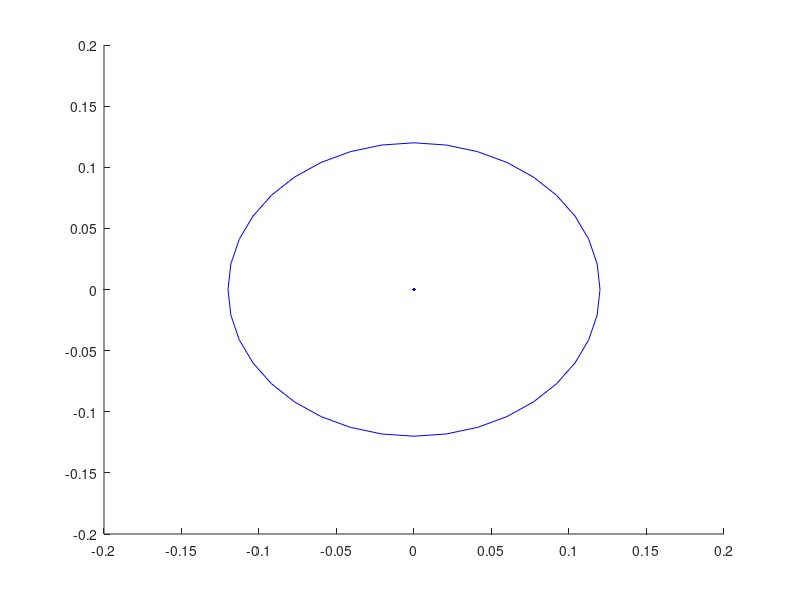

This chart was generated by the following MATLAB code: (Note: this script raises an error after producing the figure.)

function [ h ] = plot_axes(O, scl, theta, zpos, axnams, col, mrksiz, siz_o, ...
                           fontsiz, txtcol, th_txt, fac_txt, ...
                           no_orie, no_head, left_hnd)

% function [ h ] = plot_axes(O, scl, theta, zpos, axnams, col, mrksiz, siz_o, ...
%                            fontsiz, txtcol, th_txt, fac_txt, ...
%                            no_orie, no_head, left_hnd)
%
% plot coordinate axes Oxyz when looked upon from either +inf or -inf at one coordinate axis (2D version).
%
% O        = position of origin on the current axes
% scl      = length of vectors on the current axes
% theta    = angle from Matlab x-axis to first coordinate axis [deg]
% zpos     = height of viewpoint on 3rd axis
% axnams   = labels to be put on axes x1,x2,x3
%                axnams = 'xyz', zpos <0: plot Oxy viewed from z = -inf
%                axnams = 'xyz', zpos>=0: plot Oxy viewed from z =  inf
%                axnams = 'yzx', zpos <0: plot Oyz viewed from x = -inf
%                axnams = 'zxy', zpos <0: plot Oxz viewed from y = -inf, theta=-90: z pointing upwards
%                axnams = 'zyx', zpos>=0: plot Oxz viewed from y =  inf, theta=-90: z pointing downwards
% col      = color-spec
% mrksiz   = marker size (dot in circle for origin, default 8)
% siz_o    = relative size of circle for origin (default 0.12)
% fontsiz  = font size
% txtcol   = color-spec for text labels
% th_txt   = rotation angle [deg] for text labels (default theta)
% fac_txt  = scale factor(s) for label positioning, can be 3x1 or 3x2
% no_orie  = option to suppress sense of rotation
% no_head  = option to suppress arrow heads
% left_hnd = option to use left-handed sense of rotation
%
% output h(1) = marker; h(2:4) = lines center; h(5:8) = arrows; h(9:12) = sense of rotation; h(13:15) = labels

% Copyright 2008-2023 by Vtech CMCC.
%
% Licensed under Apache License v2.0.  See the file "LICENSE.txt" for more information.

if (nargin<1 | isempty(O))
   O = [0; 0];
end
if (size(O,2)>size(O,1))
   O = O';
end
if (size(O,1)>2)
   O = O(1:2);
end
if (nargin<2 | isempty(scl))
   scl = 1;
end
if (nargin<3 | isempty(theta))
   theta = 0;
end
if (nargin<4 | isempty(zpos))
   zpos = 1;
end
if (nargin<5 | isempty(axnams))
   axnams = 'xyz';
end
if (size(axnams,1)==1)
   axnams = axnams';
end
if (nargin<6 | isempty(col))
   col = 'b';
end
if (nargin<7 | isempty(mrksiz))
   mrksiz = 8;
end
if (nargin<8 | isempty(siz_o))
   siz_o   = 0.12;
end
if (nargin<9 | isempty(fontsiz))
   fontsiz = 16;
end
if (nargin<10 | isempty(txtcol))
   txtcol = 'k';
end
if (nargin<11 | isempty(th_txt))
   th_txt = theta;
end
if (nargin<12 | isempty(fac_txt))
   fac_txt = 1;
end
if (nargin<13 | isempty(no_orie))
   no_orie = 0;
end
if (nargin<14 | isempty(no_head))
   no_head = 0;
end
if (nargin<15 | isempty(left_hnd))
   left_hnd = 0;
end

% associate ivec with matlab x, jvec with matlab y, kvec out of the screen

% use left-handed convention if Matlab ydir is reversed

gca_ydir = get(gca,'ydir');
if (strcmp(gca_ydir,'reverse'))
   fac_y = -1;
else
   fac_y =  1;
end

% reverse sense of rotation when left_hnd is used

if (left_hnd)
   fac_y = -fac_y;
end

% reverse angles if z-position < 0

if (zpos >= 0)
   fac_ang =  1;
else
   fac_ang = -1;
end
theta  = fac_y * fac_ang * theta;
th_txt =         fac_ang * th_txt;

if (isnumeric(col) & length(col)==1)
   col = matlab_color(col);
end
if (isnumeric(txtcol) & length(txtcol)==1)
   txtcol = matlab_color(txtcol);
end
if (no_head)
   scl_head = 0.001;
else
   scl_head = 1;
end

% expand fac_txt to 3x2 matrix
if (size(fac_txt,2)==3), fac_txt = fac_txt'; end
if (size(fac_txt,1)==1), fac_txt = ones(3,1)*fac_txt; end
if (size(fac_txt,2)==1), fac_txt = fac_txt*ones(1,2); end

% text labels: pos(1) * ivec + pos(2) * jvec
pos_txt = scl * fac_txt .* [1.00, 0.25;   0.25, 1.00;   -0.10, -0.20];

% compute unit vectors ivec, jvec in Matlab x,y-coordinates

ivec = [ cos(theta*pi/180); sin(theta*pi/180) ];
jvec = fac_y * fac_ang * [ -ivec(2); ivec(1) ];

% initialize output-array: handles

h = zeros(14,1);

hold on;

th=[0:10:360]*pi/180;
sn=sin(th); cs=cos(th);

% put circle with cross or dot at origin O

r = siz_o*scl;
h(4) = plot(O(1)+r*cs, O(2)+r*sn,'-','color',col);

if (zpos>=0)
   % looking down x3-axis: dot
   h(1) = plot(O(1)+0*scl, O(2)+0*scl, '.','color',col, 'markersize',mrksiz);
else
   % looking up x3-axis: cross
   ij = (ivec+jvec) / sqrt(2);
   h(2) = plot(O(1)+r*[-1,1]*ij(1), O(2)+r*[-1,1]*ij(2), 'color',col);
   ij = (ivec-jvec) / sqrt(2);
   h(3) = plot(O(1)+r*[-1,1]*ij(1), O(2)+r*[-1,1]*ij(2), 'color',col);
end

intrp = 'tex';
if (strfind(reshape(axnams,1,prod(size(axnams))), '$'))
   intrp = 'latex';
end

% plot first axis ivec

O1 = O + r*ivec;
h(5:6) = plot_arrow(O1, (scl-r)*ivec, col, scl_head);

l1 = O + pos_txt(1,1)*ivec + pos_txt(1,2)*jvec;
h(13) = text(l1(1), l1(2), deblank(axnams(1,:)), 'rotation', th_txt, ...
                   'horizontalalignment','center', 'interpreter', intrp, ...
                   'fontsize',fontsiz, 'color', txtcol);

% plot second axis jvec

O2 = O + r*jvec;
h(7:8) = plot_arrow(O2, (scl-r)*jvec, col, scl_head);

l2 = O + pos_txt(2,1)*ivec + pos_txt(2,2)*jvec;
h(14) = text(l2(1), l2(2), deblank(axnams(2,:)), 'rotation', th_txt, ...
                   'horizontalalignment','center', 'interpreter', intrp, ...
                   'fontsize',fontsiz, 'color', txtcol);

% plot label for third axis kvec

l3 = O + pos_txt(3,1)*ivec + pos_txt(3,2)*jvec;
h(15) = text(l3(1), l3(2), deblank(axnams(3,:)), 'rotation',th_txt, ...
                   'horizontalalignment','center', 'interpreter', intrp, ...
                   'fontsize',fontsiz, 'color', txtcol);

% plot optional sense of positive rotation

if (no_orie<=0)
   Orot = O + 0.3*scl*ivec - 0.3*scl*jvec;
   f = 0.05*scl*[-1,1];
   h( 9) = plot(Orot(1)+ivec(1)*f, Orot(2)+ivec(2)*f, 'color',col);
   h(10) = plot(Orot(1)+jvec(1)*f, Orot(2)+jvec(2)*f, 'color',col);
   if (fac_ang*fac_y>0)
      h(11:12) = circ_arrow(Orot, 0.15*scl, theta-120, theta+150, col, 0.7*scl_head, 0.8);
   else
      h(11:12) = circ_arrow(Orot, 0.15*scl, theta+120, theta-150, col, 0.7*scl_head, 0.8);
   end
end

